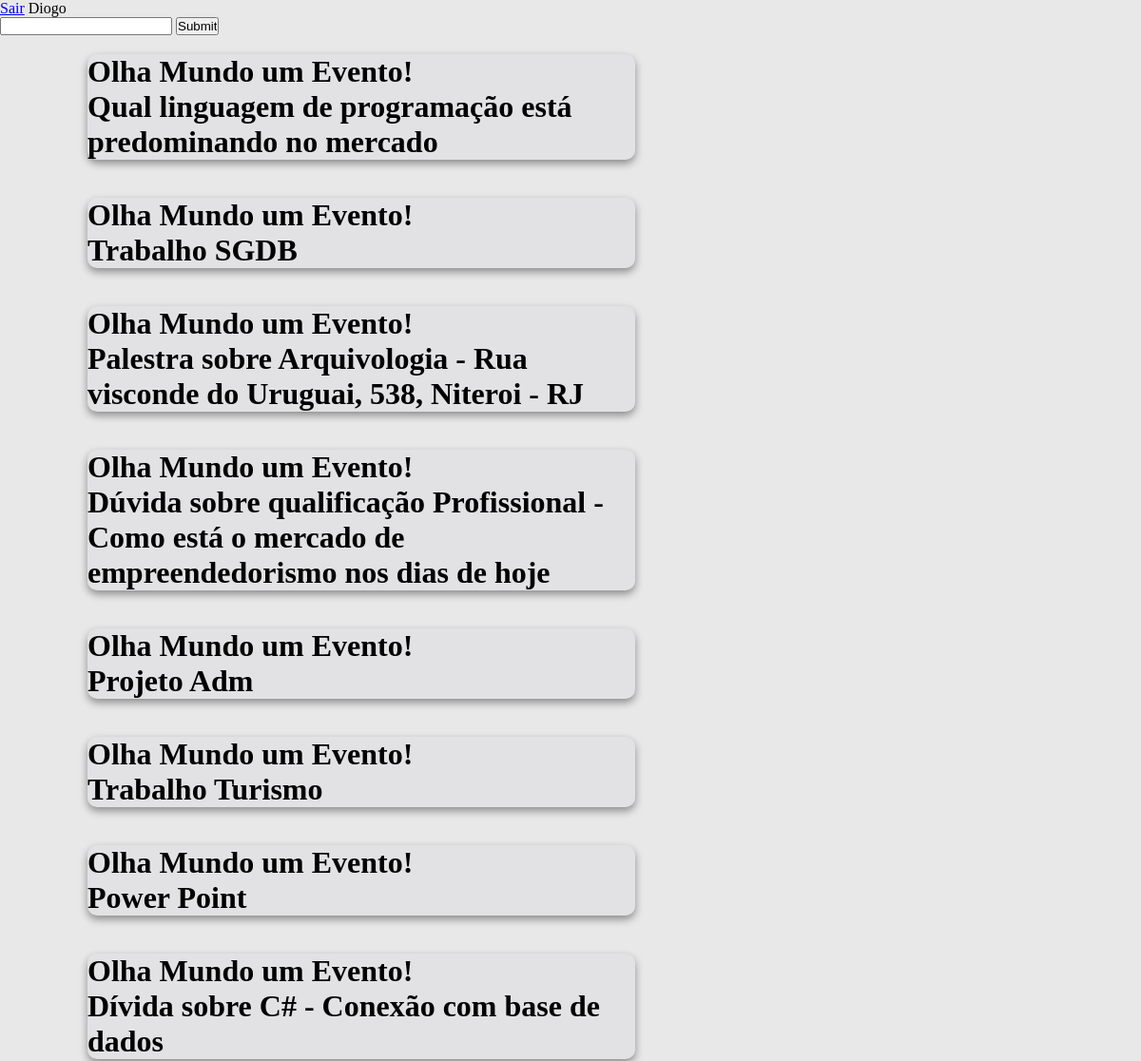
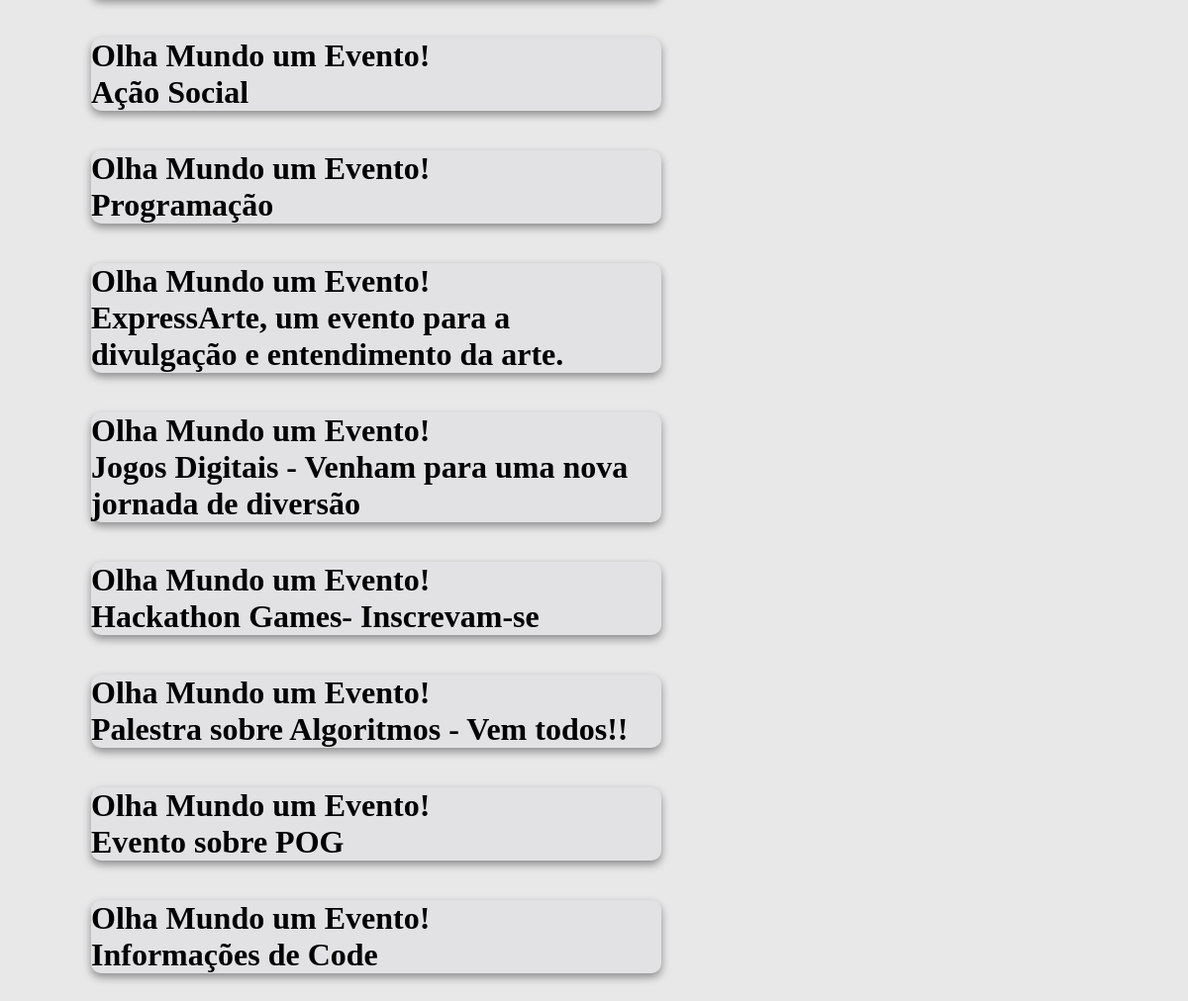
The app's page /php/carregarPost.php (signed in) with its own data (2 pictures, top to bottom).
### tables this page shows
CREATE TABLE `post` (
  `idPost` int(11) NOT NULL,
  `idUsuario` varchar(45) NOT NULL,
  `msg` varchar(300) NOT NULL,
  `data` datetime DEFAULT NULL,
  `imagem` varchar(45) DEFAULT NULL,
  `tipo` varchar(50) DEFAULT NULL,
  `anexo` varchar(50) NOT NULL
);

### php/controller.php (called while the page is built, shortened)
<?php
function carregarPost(){
	$conexao = model_conexao();
	$sql = "SELECT p.*, u.* FROM post as p LEFT JOIN usuario as u ON p.idUsuario = u.idUsuario ORDER BY data DESC";
	$resultPost = $conexao->query($sql);
	$resul = $resultPost->fetch_all();
	return $resul;
}
?>

### php/carregarPost.php (the view, shortened to what this page needs)
<?php
	include_once 'controller.php';
	$posts = carregarPost(1);
 ?>
 <!DOCTYPE html>
 <html>
 <head>
 	<link rel="stylesheet" type="text/css" href="../lib/css/estilo.css">
 </head>
 <body>
 	<a href="deslogar.php">Sair</a>
 	<span><?php echo $_SESSION['user']; ?></span>
 	<form action="controller.php?f=criarPost" method="POST">
 		<input type="text" name="msg">
 		<input type="submit" name="enviar">
 	</form>
 	<div class="conteudo">
        <div class="container">
        	<?php
        		foreach ($posts as $post) {
        			?>
        				<div class="row">
			                <div class="caixaTimeLine" id="evento">
			                    <h1>Olha Mundo um Evento! <br> <?php echo $post[2]; ?></h1>
			                </div>
            			</div>
        			<?php
        		}
        	?>
        </div>
    </div>
 </body>
 </html>

### records on screen
post: msg "Qual linguagem de programação está predominando no mercado"
post: msg "Trabalho SGDB"
post: msg "Palestra sobre Arquivologia - Rua visconde do Uruguai, 538, Niteroi - RJ"
post: msg "Dúvida sobre qualificação Profissional - Como está o mercado de empreendedorismo nos dias de hoje"
post: msg "Projeto Adm"
post: msg "Trabalho Turismo"
post: msg "Power Point"
post: msg "Dívida sobre C# - Conexão com base de dados"
post: msg "Ação Social"
post: msg "Programação"
post: msg "ExpressArte, um evento para a divulgação e entendimento da arte."
post: msg "Jogos Digitais - Venham para uma nova jornada de diversão"
post: msg "Hackathon Games- Inscrevam-se"
post: msg "Palestra sobre Algoritmos - Vem todos!!"
post: msg "Evento sobre POG"
post: msg "Informações de Code"

### other values on screen
$_SESSION['user'] "Diogo"
